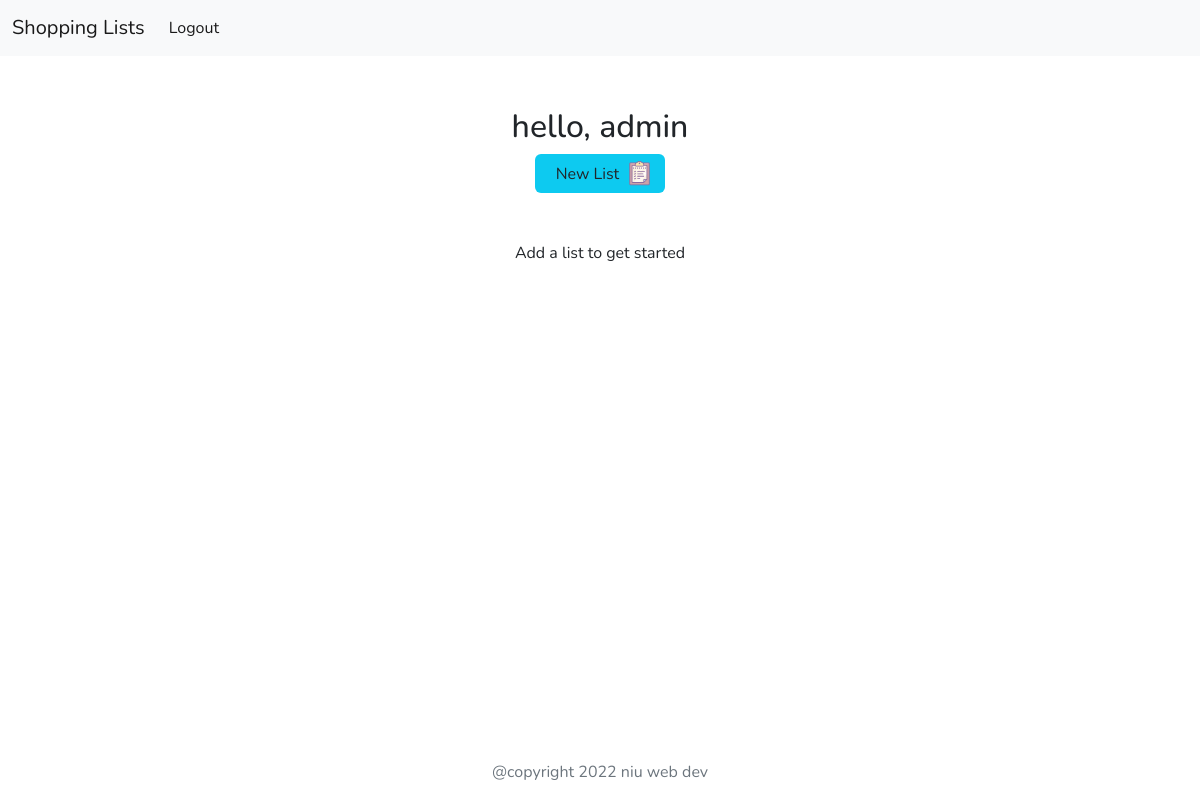
/shopping-list/ (signed in), run on an earlier commit of the app's database.
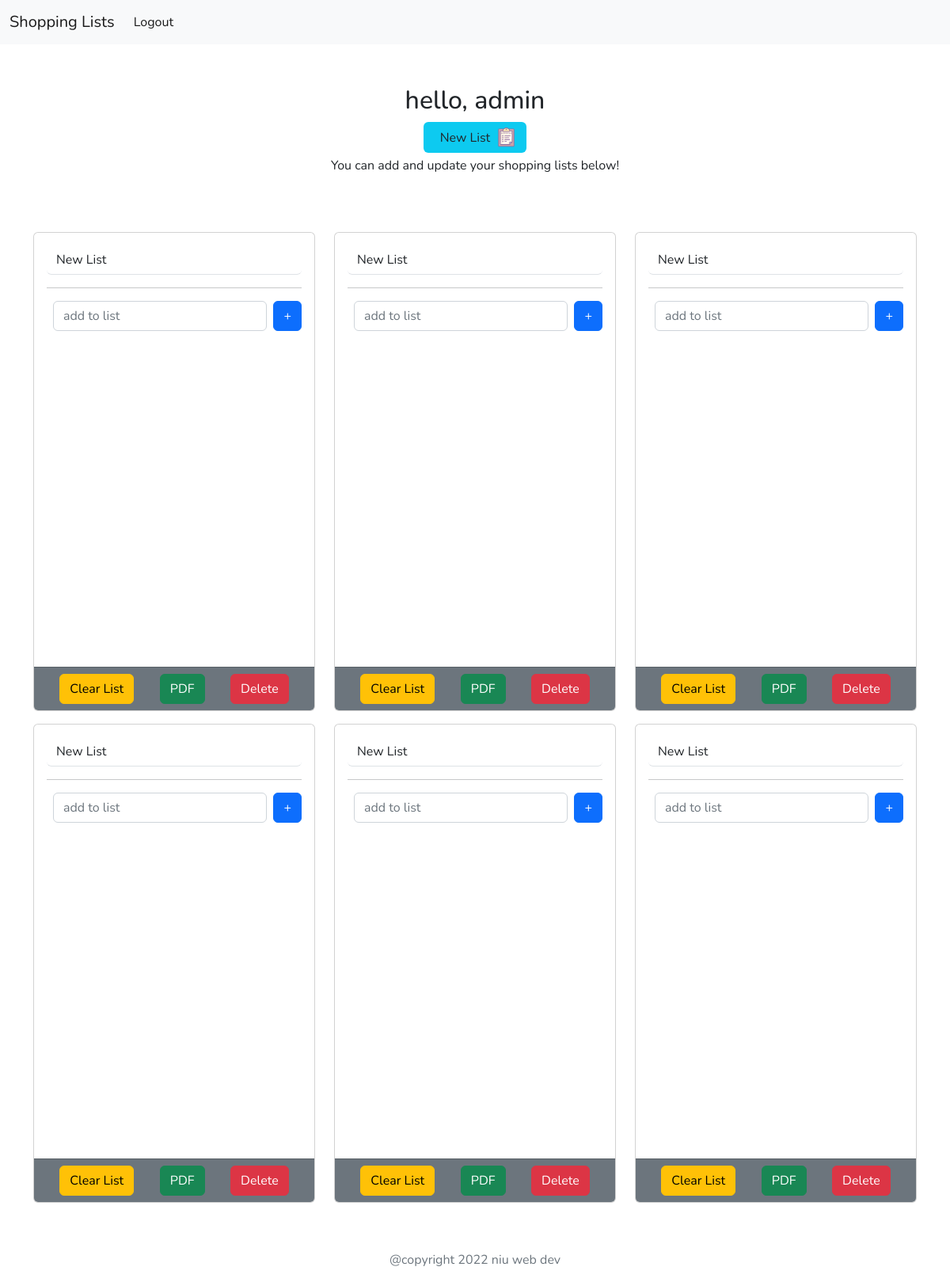
And on a later commit of the database.
### shopping_list/models.py (models this page shows, shortened)
class ShoppingList(models.Model):
    title = models.CharField(max_length=128, default="New List")
    user = models.ForeignKey(User, related_name='shopping_lists', on_delete=models.CASCADE)
    shopping_list_items = models.ManyToManyField(ShoppingListItem, related_name="shopping_items", blank=True)

### shopping_list/views.py (the view)
# urls.py: path('', all_lists, name='shopping_list_all')
def all_lists(request):
    shopping_lists = request.user.shopping_lists.all()
    return render(request, 'shopping_list/main.html', {'shopping_lists': shopping_lists})

### templates/shopping_list/main.html (shortened to what this page needs)
{% extends 'base.html' %}
{% block content %}
<section class='p-1 my-5'>
    <div class="container mb-5 d-flex flex-column align-items-center">
        <div class='d-flex justify-content-between'>
            <h2>hello, {{user.username}}</h2>
        </div>
      {% include 'shopping_list/partials/new_list.html' %}
        {% if shopping_lists %}
            <p class="mt-1">You can add and update your shopping lists below!</p>
        {% else %}
            <p class="mt-5">Add a list to get started</p>
        {% endif %}
    </div>
    <div class="container">
        <div id="shopping-wrapper" class="row">
            {% if shopping_lists %}
                {% include 'shopping_list/partials/lists.html' %}
            {% endif %}
        </div>
    </div>
</section>
{% endblock content %}

### templates/base.html (shortened to what this page needs)
{% load static %}
<!DOCTYPE html>
<html>
<head>
    <link rel="stylesheet" href="{% static 'css/style.css' %}">
    <link href="https://cdn.jsdelivr.net/npm/bootstrap@5.2.0-beta1/dist/css/bootstrap.min.css" rel="stylesheet">
</head>
    <body>
        {% include 'partials/navbar.html' %}
        {% block content %}{% endblock content %}
        {% include 'partials/footer.html' %}
    </body>
  </html>

### templates/partials/navbar.html (shortened to what this page needs)
<nav class="navbar navbar-expand-lg bg-light">
  <div class="container-fluid">
    <a class="navbar-brand" href="{% url 'landing' %}">Shopping Lists</a>
    <div class="collapse navbar-collapse" id="navbarSupportedContent">
      <ul class="navbar-nav me-auto mb-2 mb-lg-0">
        {% if user.is_authenticated %}
        <li class="nav-item">
          <a class="nav-link active" aria-current="page" href="{% url 'account_logout' %}">Logout</a>
        </li>
        {% endif %}
      </ul>
    </div>
  </div>
</nav>

### templates/shopping_list/partials/new_list.html (shortened to what this page needs)
<button
    hx-post="{% url 'new_list' %}"
    hx-target="#shopping-wrapper"
    class="btn bg-info ml-lg-2 d-flex align-items-center">
    <span class="px-2">New List </span>
</button>

### templates/shopping_list/partials/lists.html
{% for list in shopping_lists %}
    <div id="card-{{list.pk}}" class="col col-12 col-sm-6 col-md-4 my-2">
        {% include 'shopping_list/partials/list_single.html' %}
    </div>
{% endfor %}

### templates/shopping_list/partials/list_single.html (shortened to what this page needs)
{% load static %}
<div class='card' >
    <div class="card-body">
        <div class='d-flex justify-content-around align-items-center'>
            <input
            hx-post="{% url 'update_title' list.pk %}"
            hx-trigger="keyup changed delay:1000ms"
            value='{{list.title}}' class='border-bottom border-0 outline-0 form-control' type="text" name='title'>
        </div>
        <hr>
        <form class="d-flex justify-content-center my-2">
            <input hx-post="{% url 'add_item' list.pk %}" hx-target="#card-{{list.pk}}" name='item' hx-trigger'submit' class="form-control mx-2" placeholder="add to list" type="text">
            <button class='btn btn-primary'>+</button>
        </form>
        <div >
            <div style="height: 400px; overflow-y: scroll;" class=" list-container">
            </div>
        </div>
    </div>
    <div class="card-footer bg-secondary d-flex justify-content-around">
        <button
        hx-delete="{% url 'clear_list' list.pk %}"
        hx-confirm="Are you sure you wish to clear this list?"
        hx-target="#card-{{list.pk}}"
        class='btn btn-small btn-warning'>Clear List</button>
        <a href="{% url 'make_pdf' list.pk %}" target="_blank" class='btn btn-small btn-success'>PDF</a>
        <button
        hx-delete="{% url 'delete_list' list.pk %}"
        hx-confirm="Are you sure you wish to delete this list?"
        hx-target="#shopping-wrapper"
        class='btn btn-small btn-danger'>Delete</button>
    </div>
</div>

### templates/partials/footer.html
<footer>
    <p class="text-center text-muted">@copyright 2022 niu web dev</p>
</footer>

### static/css/style.css (style rules this page uses)
html { position: relative; }
body { display: flex; flex-direction: column; min-height: 100vh; font-family: 'Nunito', sans-serif!important; }
footer { margin-top: auto; }
.list-container { scrollbar-width: thin; }
.card input { background-color: white!important; }

What changed in the data, as far as the page shows it:
added ShoppingList: title "New List"
added ShoppingList: title "New List"
added ShoppingList: title "New List"
added ShoppingList: title "New List"
added ShoppingList: title "New List"
added ShoppingList: title "New List"
Also different on the page:
text no longer shown: "Add a list to get started"
text now shown: "You can add and update your shopping lists below!"
